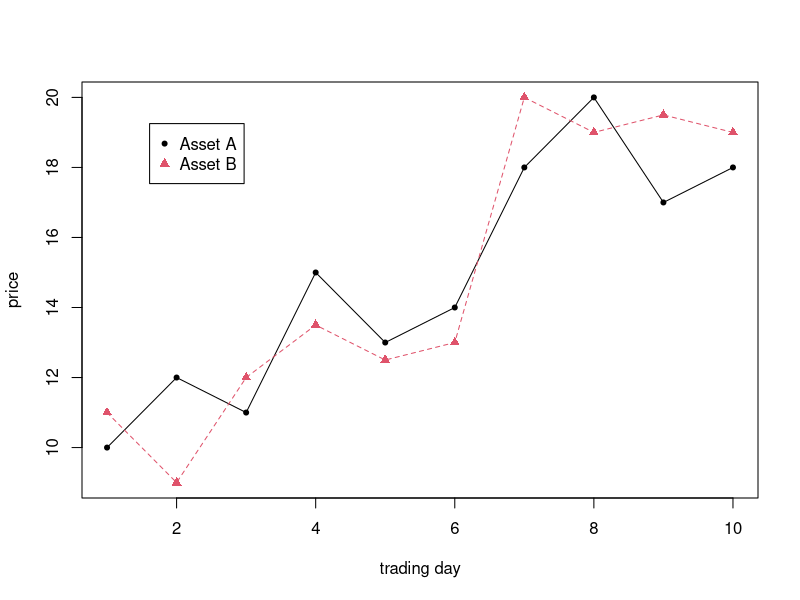
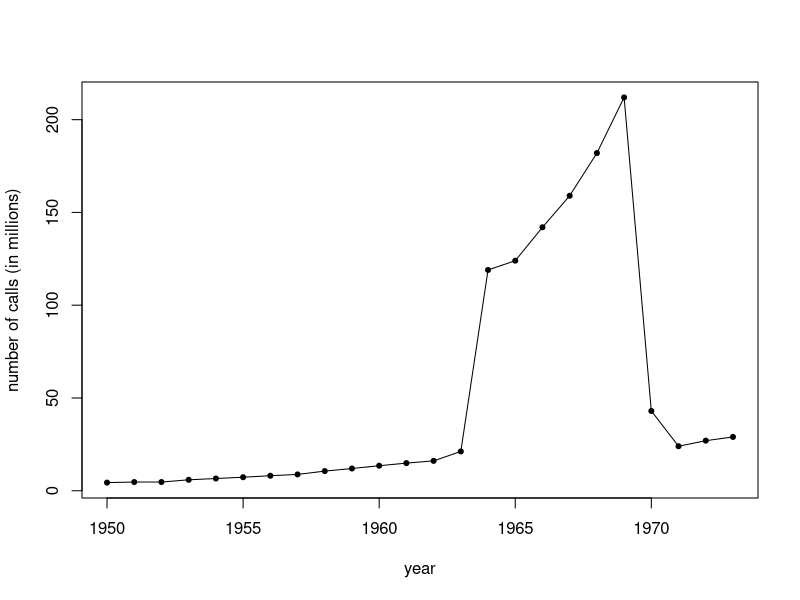
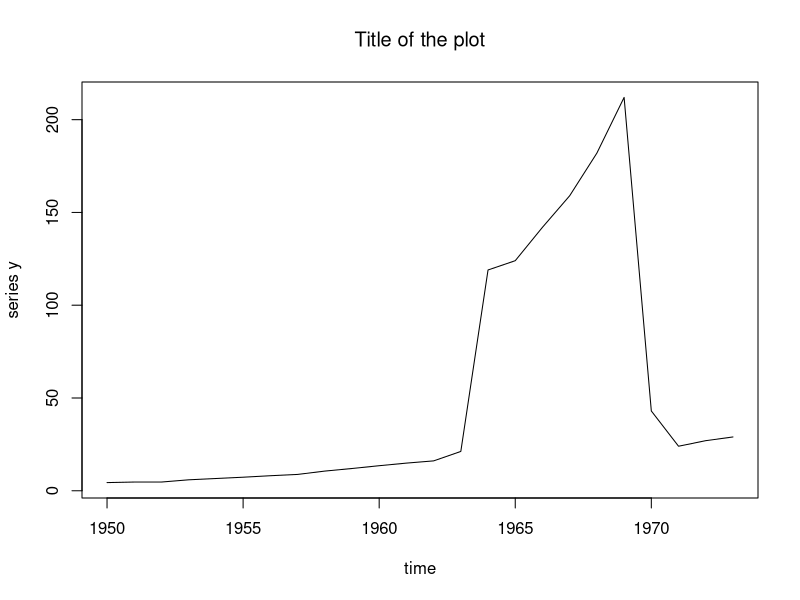
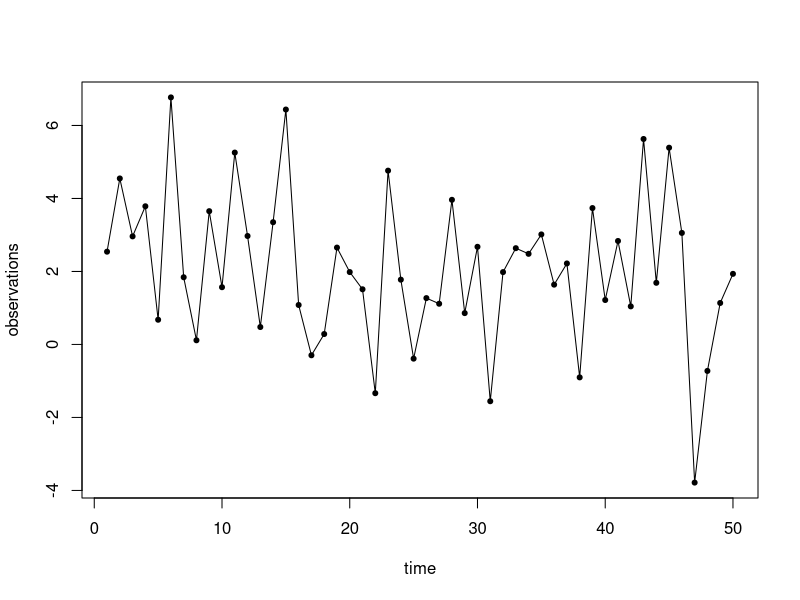
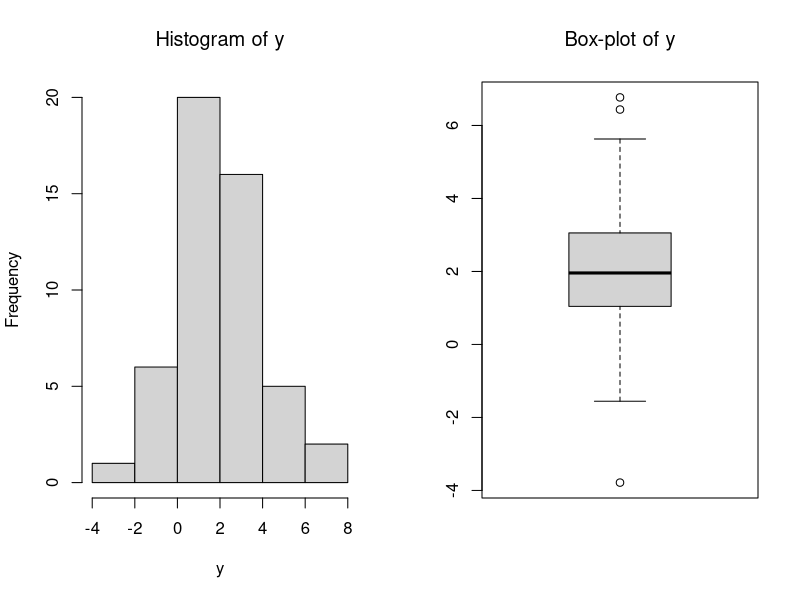
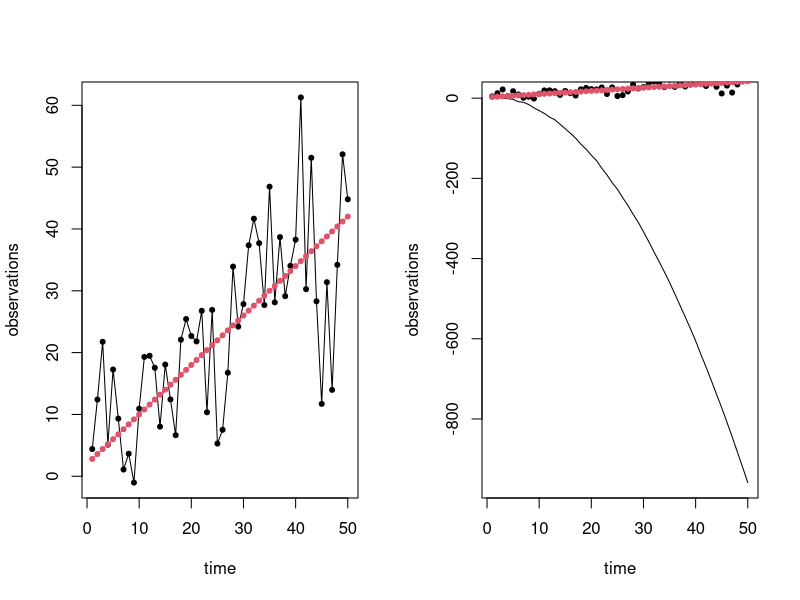

Write R code to recreate these figures, in order.
#Assumptions
##assets can be freely traded at any trading day (i.e. there are no restrictions); and
##there are no transaction costs when we trade assets.

#Prices of Assets A and B 
A <- ts(c(10, 12, 11, 15, 13, 14, 18, 20, 17, 18) )
B <- ts(c(11, 9, 12, 13.5, 12.5, 13, 20, 19, 19.5, 19) )
ts.plot(A, B, ylab="price", xlab="trading day", lty=1:2, col=1:2)
points(A, pch=20)
points(B, pch=17,col=2)
legend("topleft",
legend = c("Asset A", "Asset B"),
pch = c(20,17),
col = 1:2,
inset = c(0.1, 0.1))
#hypothesised prices of two assets A and B, over 10 trading days. We observe that the two assets seem to follow each other quite closely.

#The annual number of telephone calls in Belgium, spanning 24 years (from 1950 to 1973)
library(MASS)
y <- ts(phones$calls, start=c(1950), frequency=1)
ts.plot(y, ylab="number of calls (in millions)", xlab="year")
points(y, pch=20)
#This data set suggests a slow (or weak) upward trend from 1950 until 1963, followed by
#an abrupt jump which was peaked in 1969 and that was followed by a drop in 1970. Questions of interest here
#would be to try to understand and maybe forecast the jump. Forecasting the number of annual telephone
#calls can help telecom companies to design and plan of services they provide

#Time plot : with consecutive points joined by straight lines to show the relation to time better. 
ts.plot(y, main=expression("Title of the plot"), xlab="time", ylab="series y")

#Stationary time series : the values of the series will change from one point of time to another, but the mean and variance stay the same.
#50 simulated observations from a stationary time series
y.static <- rnorm(50, mean=2, sd=2)
ts.plot(y.static, ylab="observations", xlab="time")
points(y.static, pch=20)

#Histogram and box plot of a stationary time series yt
par(mfrow=c(1,2))
hist(y.static, main=expression("Histogram of y"), xlab="y")
boxplot(y.static, main=expression("Box-plot of y"))

#Trend time series 
# it follows a linear trend (the straight line) plus noise. In other words if we remove the noise from yt we should be able to recover (approximately) the straight line or trend
y.trend <- 2 + 0.8*1:50 + rnorm(50, mean=0, sd=10)
ts.plot(y.trend, ylab="observations", xlab="time")
points(y.trend, pch=20)
lines(2 + 0.8*1:50, col=2)
points(2 + 0.8*1:50, col=2, pch=20, lty=2)

#Quadratic trend time series
y.quadratic <- 2 + 0.8*1:50 -0.4*((1:50)**2) + rnorm(50, mean=0, sd=1)
ts.plot(y.quadratic, ylab="observations", xlab="time")
points(y.trend, pch=20)
lines(2 + 0.8*1:50, col=2)
points(2 + 0.8*1:50, col=2, pch=20, lty=2)
